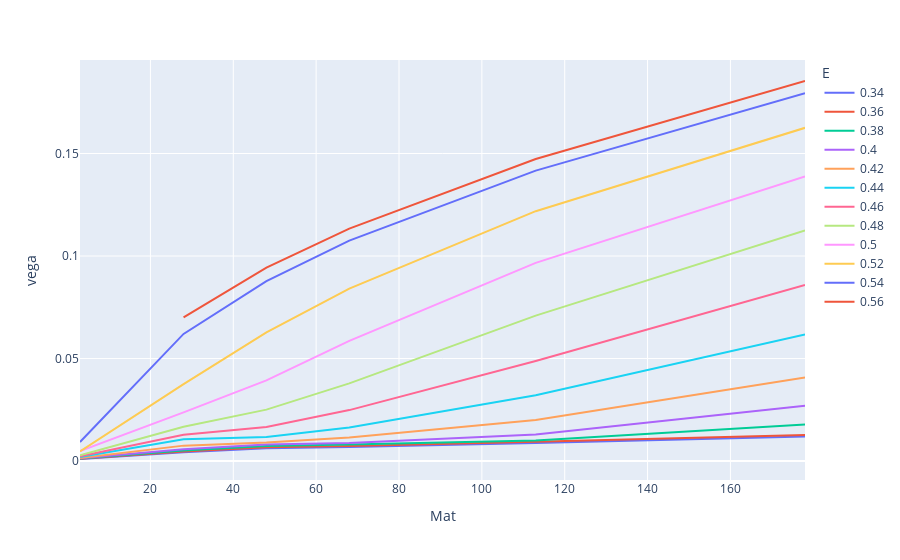

The cell this chart's notebook holds for it:
### Code cell
chosen_data = all_data[(all_data['date'] == '2010-04-14') & all_data['E'].isin(all_data[all_data['Mat'] == 178]['E'])]

fig = px.line(chosen_data, y='vega', x='Mat', color='E')
#fig.add_vline(x=chosen_data['S'].values[0])
fig.show()

### Figure 1 — Plotly figure (JSON) as saved in the notebook; plotly's stock layout.template omitted (floating-point values rounded to 4 significant figures)
{"data": [{"hovertemplate": "E=0.34<br>Mat=%{x}<br>vega=%{y}<extra></extra>", "legendgroup": "0.34", "line": {"color": "#636efa", "dash": "solid"}, "marker": {"symbol": "circle"}, "mode": "lines", "name": "0.34", "orientation": "v", "showlegend": true, "type": "scatter", "x": [3, 28, 48, 68, 113, 178], "xaxis": "x", "y": [0.001008, 0.004328, 0.006218, 0.006845, 0.008769, 0.012], "yaxis": "y"}, {"hovertemplate": "E=0.36<br>Mat=%{x}<br>vega=%{y}<extra></extra>", "legendgroup": "0.36", "line": {"color": "#EF553B", "dash": "solid"}, "marker": {"symbol": "circle"}, "mode": "lines", "name": "0.36", "orientation": "v", "showlegend": true, "type": "scatter", "x": [3, 28, 48, 68, 113, 178], "xaxis": "x", "y": [0.001108, 0.004723, 0.006758, 0.007396, 0.009366, 0.01267], "yaxis": "y"}, {"hovertemplate": "E=0.38<br>Mat=%{x}<br>vega=%{y}<extra></extra>", "legendgroup": "0.38", "line": {"color": "#00cc96", "dash": "solid"}, "marker": {"symbol": "circle"}, "mode": "lines", "name": "0.38", "orientation": "v", "showlegend": true, "type": "scatter", "x": [3, 28, 48, 68, 113, 178], "xaxis": "x", "y": [0.001226, 0.005182, 0.007384, 0.008033, 0.01005, 0.01779], "yaxis": "y"}, {"hovertemplate": "E=0.4<br>Mat=%{x}<br>vega=%{y}<extra></extra>", "legendgroup": "0.4", "line": {"color": "#ab63fa", "dash": "solid"}, "marker": {"symbol": "circle"}, "mode": "lines", "name": "0.4", "orientation": "v", "showlegend": true, "type": "scatter", "x": [3, 28, 48, 68, 113, 178], "xaxis": "x", "y": [0.001366, 0.005726, 0.008124, 0.008785, 0.01295, 0.02693], "yaxis": "y"}, {"hovertemplate": "E=0.42<br>Mat=%{x}<br>vega=%{y}<extra></extra>", "legendgroup": "0.42", "line": {"color": "#FFA15A", "dash": "solid"}, "marker": {"symbol": "circle"}, "mode": "lines", "name": "0.42", "orientation": "v", "showlegend": true, "type": "scatter", "x": [3, 28, 48, 68, 113, 178], "xaxis": "x", "y": [0.001538, 0.007528, 0.009021, 0.01148, 0.02007, 0.04078], "yaxis": "y"}, {"hovertemplate": "E=0.44<br>Mat=%{x}<br>vega=%{y}<extra></extra>", "legendgroup": "0.44", "line": {"color": "#19d3f3", "dash": "solid"}, "marker": {"symbol": "circle"}, "mode": "lines", "name": "0.44", "orientation": "v", "showlegend": true, "type": "scatter", "x": [3, 28, 48, 68, 113, 178], "xaxis": "x", "y": [0.002011, 0.01068, 0.01174, 0.01634, 0.03211, 0.06174], "yaxis": "y"}, {"hovertemplate": "E=0.46<br>Mat=%{x}<br>vega=%{y}<extra></extra>", "legendgroup": "0.46", "line": {"color": "#FF6692", "dash": "solid"}, "marker": {"symbol": "circle"}, "mode": "lines", "name": "0.46", "orientation": "v", "showlegend": true, "type": "scatter", "x": [3, 28, 48, 68, 113, 178], "xaxis": "x", "y": [0.002334, 0.01279, 0.01656, 0.02485, 0.04883, 0.08587], "yaxis": "y"}, {"hovertemplate": "E=0.48<br>Mat=%{x}<br>vega=%{y}<extra></extra>", "legendgroup": "0.48", "line": {"color": "#B6E880", "dash": "solid"}, "marker": {"symbol": "circle"}, "mode": "lines", "name": "0.48", "orientation": "v", "showlegend": true, "type": "scatter", "x": [3, 28, 48, 68, 113, 178], "xaxis": "x", "y": [0.002787, 0.01675, 0.02508, 0.03787, 0.07095, 0.1124], "yaxis": "y"}, {"hovertemplate": "E=0.5<br>Mat=%{x}<br>vega=%{y}<extra></extra>", "legendgroup": "0.5", "line": {"color": "#FF97FF", "dash": "solid"}, "marker": {"symbol": "circle"}, "mode": "lines", "name": "0.5", "orientation": "v", "showlegend": true, "type": "scatter", "x": [3, 28, 48, 68, 113, 178], "xaxis": "x", "y": [0.004831, 0.02375, 0.03936, 0.05862, 0.09665, 0.1388], "yaxis": "y"}, {"hovertemplate": "E=0.52<br>Mat=%{x}<br>vega=%{y}<extra></extra>", "legendgroup": "0.52", "line": {"color": "#FECB52", "dash": "solid"}, "marker": {"symbol": "circle"}, "mode": "lines", "name": "0.52", "orientation": "v", "showlegend": true, "type": "scatter", "x": [3, 28, 48, 68, 113, 178], "xaxis": "x", "y": [0.004697, 0.03755, 0.06278, 0.08407, 0.1219, 0.1625], "yaxis": "y"}, {"hovertemplate": "E=0.54<br>Mat=%{x}<br>vega=%{y}<extra></extra>", "legendgroup": "0.54", "line": {"color": "#636efa", "dash": "solid"}, "marker": {"symbol": "circle"}, "mode": "lines", "name": "0.54", "orientation": "v", "showlegend": true, "type": "scatter", "x": [3, 28, 48, 68, 113, 178], "xaxis": "x", "y": [0.009266, 0.06201, 0.08778, 0.1075, 0.1416, 0.1794], "yaxis": "y"}, {"hovertemplate": "E=0.56<br>Mat=%{x}<br>vega=%{y}<extra></extra>", "legendgroup": "0.56", "line": {"color": "#EF553B", "dash": "solid"}, "marker": {"symbol": "circle"}, "mode": "lines", "name": "0.56", "orientation": "v", "showlegend": true, "type": "scatter", "x": [28, 48, 68, 113, 178], "xaxis": "x", "y": [0.07004, 0.09431, 0.1134, 0.1473, 0.1854], "yaxis": "y"}], "layout": {"legend": {"title": {"text": "E"}, "tracegroupgap": 0}, "margin": {"t": 60}, "xaxis": {"anchor": "y", "domain": [0, 1], "title": {"text": "Mat"}}, "yaxis": {"anchor": "x", "domain": [0, 1], "title": {"text": "vega"}}}}
